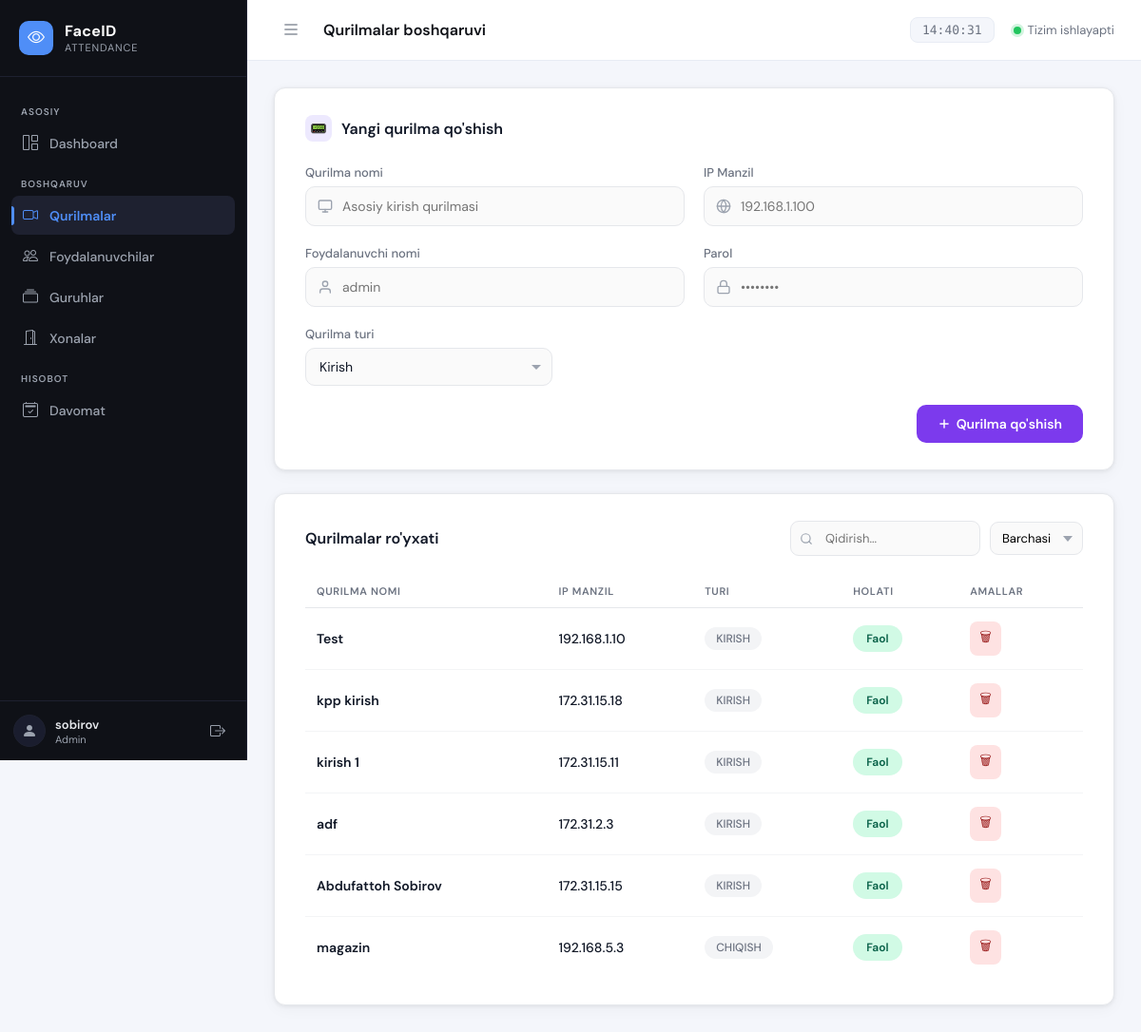
The page /devices/list/ (signed in) on the database as committed earlier.
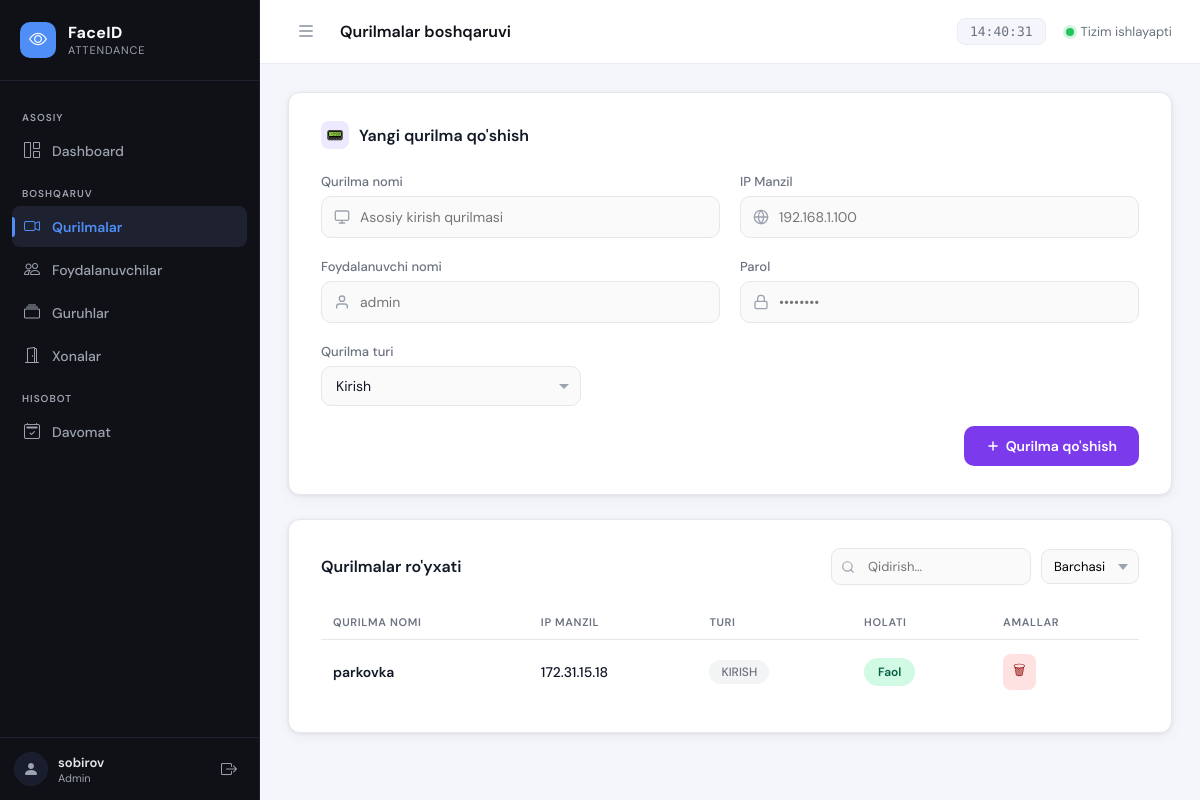
The same page on the database as committed later.
### apps/devices/models.py (models this page shows, shortened)
class Device(models.Model):
    DEVICE_TYPES = [
        ('entry', 'KIRISH'),
        ('exit', 'CHIQISH'),
        ('room', 'HONA'),
    ]
    name = models.CharField(max_length=100, unique=True)
    ip_address = models.GenericIPAddressField(unique=True)
    username = models.CharField(max_length=50)
    password = models.TextField()  # encrypted
    device_type = models.CharField(max_length=10, choices=DEVICE_TYPES)
    is_active = models.BooleanField(default=True)
    created_at = models.DateTimeField(auto_now_add=True)

### apps/devices/views.py (the view, shortened to what this page needs)
# urls.py: path('list/', views.device_list, name='device_list'),                 # /devices/list/
@login_required
def device_list(request):
    devices = Device.objects.all()
    error = None
    return render(request, 'devices/devices_list.html', {
        "devices": devices,
        "error": error
    })

### apps/devices/templates/devices/devices_list.html (shortened to what this page needs)
{% extends 'base.html' %}
{% load static %}
{% block page_title %}Qurilmalar boshqaruvi{% endblock %}
{% block nav_devices %}active{% endblock %}
{% block extra_css %}
<link rel="stylesheet" href="{% static 'devices/css/devices.css' %}">
{% endblock %}
{% block content %}
<div class="card">
    <div class="card-title">
        <div class="icon">📟</div>
        Yangi qurilma qo'shish
    </div>
    <form method="post" action="{% url 'devices:device_list' %}">
        <div class="form-grid">
            <div class="form-group">
                <label>Qurilma nomi</label>
                <div class="input-wrap">
                    <span class="input-icon">
                    </span>
                    <input type="text" name="name" placeholder="Asosiy kirish qurilmasi" required>
                </div>
            </div>
            <div class="form-group">
                <label>IP Manzil</label>
                <div class="input-wrap">
                    <span class="input-icon">
                    </span>
                    <input type="text" name="ip_address" placeholder="192.168.1.100" required>
                </div>
            </div>
            <div class="form-group">
                <label>Foydalanuvchi nomi</label>
                <div class="input-wrap">
                    <span class="input-icon">
                    </span>
                    <input type="text" name="username" placeholder="admin" required>
                </div>
            </div>
            <div class="form-group">
                <label>Parol</label>
                <div class="input-wrap">
                    <span class="input-icon">
                    </span>
                    <input type="password" name="password" placeholder="••••••••" required>
                </div>
            </div>
            <div class="form-group">
                <label>Qurilma turi</label>
                <div class="select-wrap">
                    <select name="device_type">
                        <option value="entry">Kirish</option>
                    </select>
                </div>
            </div>
        </div>
        <div class="form-footer">
            <button type="submit" class="btn-primary">
                <svg width="14" height="14" viewBox="0 0 24 24" fill="none" stroke="currentColor" stroke-width="2.5" stroke-linecap="round" stroke-linejoin="round">
                    <line x1="12" y1="5" x2="12" y2="19"/>
                    <line x1="5" y1="12" x2="19" y2="12"/>
                </svg>
                Qurilma qo'shish
            </button>
        </div>
    </form>
</div>
<div class="card">
    <div class="table-header">
        <h2>Qurilmalar ro'yxati</h2>
        <div class="table-filters">
            <div class="search-wrap">
                <svg class="search-icon" width="14" height="14" viewBox="0 0 24 24" fill="none" stroke="currentColor" stroke-width="2" stroke-linecap="round" stroke-linejoin="round">
                    <circle cx="11" cy="11" r="8"/>
                    <line x1="21" y1="21" x2="16.65" y2="16.65"/>
                </svg>
                <input type="text" id="searchInput" placeholder="Qidirish..." oninput="filterTable()">
            </div>
            <select class="status-select" id="statusFilter" onchange="filterTable()">
                <option value="">Barchasi</option>
            </select>
        </div>
    </div>
    <table id="devicesTable">
        <thead>
            <tr>
                <th>Qurilma nomi</th>
                <th>IP Manzil</th>
                <th>Turi</th>
                <th>Holati</th>
                <th>Amallar</th>
            </tr>
        </thead>
        <tbody>
            {% for d in devices %}
            <tr data-status="{% if d.is_active %}active{% else %}inactive{% endif %}">
                <td class="name">{{ d.name }}</td>
                <td>{{ d.ip_address }}</td>
                <td>
                    <span class="badge-type">{{ d.get_device_type_display }}</span>
                </td>
                <td>
                    <button
                        class="status-btn {% if d.is_active %}active{% else %}inactive{% endif %}"
                        onclick="toggleDevice({{ d.id }}, this)"
                    >
                        {% if d.is_active %}Faol{% else %}Nofaol{% endif %}
                    </button>
                </td>
                <td>
                    <button class="delete-btn" onclick="deleteDevice({{ d.id }}, this)">🗑</button>
                </td>
            </tr>
            {% empty %}
            <tr>
                <td colspan="5" class="empty-row">
                    Hech qanday qurilma topilmadi. Yuqorida yangi qurilma qo'shing.
                </td>
            </tr>
            {% endfor %}
        </tbody>
    </table>
</div>
{% endblock %}

### templates/base.html (shortened to what this page needs)
{% load static %}
<!DOCTYPE html>
<html lang="uz">
<head>
    <link rel="stylesheet" href="https://cdn.jsdelivr.net/npm/bootstrap-icons@1.11.3/font/bootstrap-icons.min.css">
    <link rel="stylesheet" href="{% static 'css/dashboard.css' %}">
    {% block extra_css %}{% endblock %}
</head>
<body>
<aside class="sidebar" id="sidebar">
    <div class="sidebar-logo">
        <div class="logo-icon">
            <i class="bi bi-eye"></i>
        </div>
        <div class="logo-text">
            <span class="logo-title">FaceID</span>
            <span class="logo-sub">Attendance</span>
        </div>
    </div>
    <nav class="sidebar-nav">
        <div class="nav-section-label">Asosiy</div>
        <a href="{% url 'core:dashboard' %}" class="nav-item {% block nav_dashboard %}{% endblock %}">
            <span class="nav-icon"><i class="bi bi-grid-1x2"></i></span>
            <span class="nav-label">Dashboard</span>
        </a>
        <div class="nav-section-label">Boshqaruv</div>
        <a href="{% url 'devices:device_list' %}" class="nav-item {% block nav_devices %}{% endblock %}">
            <span class="nav-icon"><i class="bi bi-camera-video"></i></span>
            <span class="nav-label">Qurilmalar</span>
        </a>
        <a href="{% url 'user_management:user_list' %}" class="nav-item {% block nav_users %}{% endblock %}">
            <span class="nav-icon"><i class="bi bi-people"></i></span>
            <span class="nav-label">Foydalanuvchilar</span>
        </a>
        <a href="{% url 'groups:group_list' %}" class="nav-item {% block nav_groups %}{% endblock %}">
            <span class="nav-icon"><i class="bi bi-collection"></i></span>
            <span class="nav-label">Guruhlar</span>
        </a>
        <a href="#" class="nav-item {% block nav_rooms %}{% endblock %}">
            <span class="nav-icon"><i class="bi bi-door-open"></i></span>
            <span class="nav-label">Xonalar</span>
        </a>
        <div class="nav-section-label">Hisobot</div>
        <a href="#" class="nav-item {% block nav_attendance %}{% endblock %}">
            <span class="nav-icon"><i class="bi bi-calendar2-check"></i></span>
            <span class="nav-label">Davomat</span>
        </a>
    </nav>
    <div class="sidebar-footer">
        <div class="sidebar-user">
            <div class="user-avatar">
                <i class="bi bi-person-fill"></i>
            </div>
            <div class="user-info">
                <span class="user-name">{{ request.user.get_full_name|default:request.user.username }}</span>
                <span class="user-role">Admin</span>
            </div>
        </div>
        <a href="{% url 'logout' %}" class="logout-btn" title="Chiqish">
            <i class="bi bi-box-arrow-right"></i>
        </a>
    </div>
</aside>
<div class="main-wrapper">
    <header class="topbar">
        <div class="topbar-left">
            <button class="sidebar-toggle" id="sidebarToggle" title="Sidebar">
                <i class="bi bi-list"></i>
            </button>
            <div class="page-breadcrumb">
                <span class="breadcrumb-page">{% block page_title %}Dashboard{% endblock %}</span>
            </div>
        </div>
        <div class="topbar-right">
            <div class="topbar-time" id="liveTime"></div>
            <div class="topbar-status">
                <span class="status-dot online"></span>
                <span class="status-text">Tizim ishlayapti</span>
            </div>
        </div>
    </header>
    <main class="main-content">
        {% block content %}{% endblock %}
    </main>
</div>
</body>
</html>

### apps/devices/static/devices/css/devices.css (style rules this page uses)
.card { background: #ffffff; border-radius: 12px; box-shadow: 0 1px 4px rgba(0,0,0,0.07), 0 4px 16px rgba(0,0,0,0.04); padding: 28px 32px; margin-bottom: 24px; border: 1px solid #e5e7eb; }
.card-title { display: flex; align-items: center; gap: 10px; font-size: 16px; font-weight: 600; margin-bottom: 24px; color: #111827; }
.card-title .icon { width: 28px; height: 28px; background: #ede9fe; border-radius: 8px; display: grid; place-items: center; font-size: 14px; }
.form-grid { display: grid; grid-template-columns: 1fr 1fr; gap: 20px; margin-bottom: 20px; }
.form-group { display: flex; flex-direction: column; gap: 6px; }
.form-group label { font-size: 13px; font-weight: 500; color: #6b7280; }
.input-wrap { position: relative; display: flex; align-items: center; }
.input-wrap .input-icon { position: absolute; left: 13px; color: #9ca3af; line-height: 0; pointer-events: none; }
.input-wrap input { width: 100%; padding: 11px 14px 11px 38px; border: 1.5px solid #e5e7eb; border-radius: 10px; background: #fafafa; font-size: 14px; font-family: 'DM Sans', sans-serif; color: #111827; transition: border-color .15s, background .15s; }
.select-wrap { position: relative; width: 260px; }
.select-wrap select { width: 100%; padding: 11px 36px 11px 14px; border: 1.5px solid #e5e7eb; border-radius: 10px; background: #fafafa; font-size: 14px; font-family: 'DM Sans', sans-serif; color: #111827; appearance: none; cursor: pointer; transition: border-color .15s; }
.select-wrap::after { content: ""; pointer-events: none; position: absolute; right: 12px; top: 50%; transform: translateY(-2px); border: 5px solid transparent; border-top-color: #9ca3af; }
.form-footer { display: flex; justify-content: flex-end; margin-top: 8px; }
.btn-primary { display: inline-flex; align-items: center; gap: 6px; background: #7c3aed; color: white; font-family: 'DM Sans', sans-serif; font-size: 14px; font-weight: 600; padding: 11px 22px; border: none; border-radius: 10px; cursor: pointer; transition: background .15s, transform .1s; }
.table-header { display: flex; align-items: center; justify-content: space-between; margin-bottom: 20px; }
.table-header h2 { font-size: 16px; font-weight: 600; color: #111827; }
.table-filters { display: flex; align-items: center; gap: 10px; }
.search-wrap { position: relative; }
.search-wrap input { padding: 9px 14px 9px 36px; border: 1.5px solid #e5e7eb; border-radius: 9px; background: #fafafa; font-size: 13px; font-family: 'DM Sans', sans-serif; width: 200px; transition: border-color .15s; }
.search-wrap .search-icon { position: absolute; left: 10px; top: 50%; transform: translateY(-50%); color: #9ca3af; }
.status-select { padding: 9px 32px 9px 12px; border: 1.5px solid #e5e7eb; border-radius: 9px; background: #fafafa; font-size: 13px; font-family: 'DM Sans', sans-serif; appearance: none; cursor: pointer; background-repeat: no-repeat; background-position: right 10px center; transition: border-color .15s; }
table { width: 100%; border-collapse: collapse; }
thead th { text-align: left; font-size: 11px; font-weight: 600; text-transform: uppercase; letter-spacing: .06em; color: #6b7280; padding: 10px 12px; border-bottom: 1.5px solid #e5e7eb; }
tbody tr { border-bottom: 1px solid #f3f4f6; transition: background .12s; }
tbody tr:last-child { border-bottom: none; }
tbody td { padding: 14px 12px; font-size: 14px; font-weight: 500; color: #111827; }
td.name { font-weight: 600; }
.badge-type { display: inline-block; background: #f3f4f6; color: #6b7280; padding: 4px 12px; border-radius: 20px; font-size: 12px; font-weight: 500; }
.status-btn { border: none; padding: 6px 14px; border-radius: 999px; font-size: 12px; font-weight: 600; cursor: pointer; transition: 0.2s; font-family: 'DM Sans', sans-serif; }
.status-btn.active { background: #d1fae5; color: #065f46; }
.delete-btn { border: none; background: #fee2e2; color: #991b1b; padding: 6px 10px; border-radius: 8px; cursor: pointer; transition: 0.2s; font-size: 14px; }

Rows that differ between the two databases and show on the page:
removed Device: name "Test", ip_address "192.168.1.10", device_type "KIRISH", is_active "Faol"
removed Device: name "kpp kirish", ip_address "172.31.15.18", device_type "KIRISH", is_active "Faol"
removed Device: name "kirish 1", ip_address "172.31.15.11", device_type "KIRISH", is_active "Faol"
removed Device: name "adf", ip_address "172.31.2.3", device_type "KIRISH", is_active "Faol"
removed Device: name "Abdufattoh Sobirov", ip_address "172.31.15.15", device_type "KIRISH", is_active "Faol"
removed Device: name "magazin", ip_address "192.168.5.3", device_type "CHIQISH", is_active "Faol"
added Device: name "parkovka", ip_address "172.31.15.18", device_type "KIRISH", is_active "Faol"
